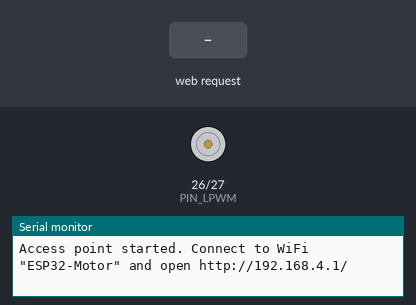
A sketch run on a simulated ESP32. On the bench: motor-driver pin pairs drawn as motors (green arrow = first pin HIGH = forward, orange = second pin HIGH = backward, longer = more drive, scaled by the enable pin), the last lines printed to the serial monitor. Inputs (shaded band) come from the test bench. WiFi joins after 1.5 s; servers stay silent unless stated.

Above: at 1.2 s.
1.3 s: HTTP request GET /forward?speed=1 received
At 1.9 s:
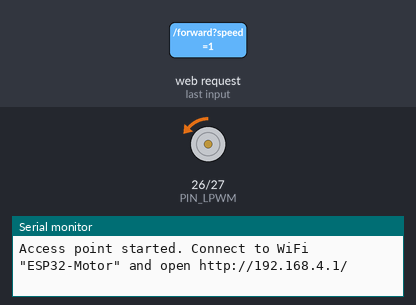
3.6 s: HTTP request GET /forward?speed=120 received
At 4.2 s:
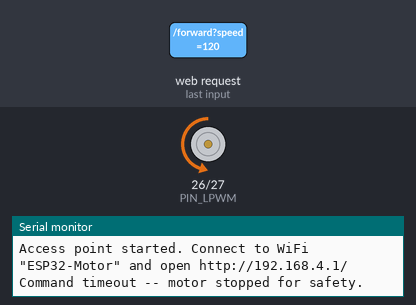
5.9 s: HTTP request GET /reverse?speed=1 received
At 6.5 s:
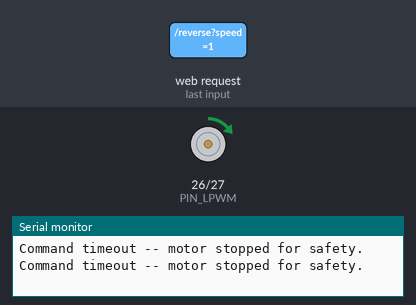
8.2 s: HTTP request GET /reverse?speed=120 received
At 8.8 s:
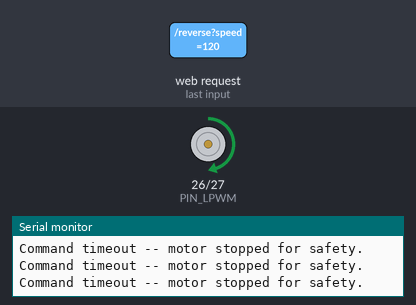
Timing chart, 0 to 11.2 s (numbered marks = the images above; inputs shaded):
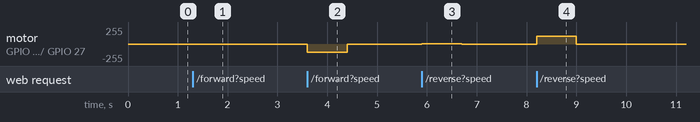

Measured:
- after the input at 1.3 s, motor on GPIO 26 (PIN_LPWM) / GPIO 27 (PIN_RPWM): stopped → backward 1/255 at once, → stopped 0.80 s later
- after the input at 3.6 s, motor on GPIO 26 (PIN_LPWM) / GPIO 27 (PIN_RPWM): stopped → backward 120/255 at once, → stopped 0.80 s later
- after the input at 5.9 s, motor on GPIO 26 (PIN_LPWM) / GPIO 27 (PIN_RPWM): stopped → forward 1/255 at once, → stopped 0.80 s later
- after the input at 8.2 s, motor on GPIO 26 (PIN_LPWM) / GPIO 27 (PIN_RPWM): stopped → forward 120/255 at once, → stopped 0.80 s later

The sketch:

esp32_motor_control.ino
```cpp
/*
 * ESP32 Wireless 12V DC Motor Control
 * ------------------------------------
 * Drives a 12V DC motor through an IBT-2 (BTS7960) H-bridge module.
 * The ESP32 creates its own WiFi hotspot and serves a mobile-friendly
 * web page with Forward / Reverse / Stop controls and a speed slider.
 * No app install is required -- just connect a phone or laptop to the
 * ESP32's WiFi network and open the page in a browser.
 *
 * Hardware: any ESP32 dev board + IBT-2 / BTS7960 motor driver module.
 *
 * Wiring (see README.md for full details and a wiring diagram):
 *   ESP32 GPIO27  -> IBT-2 RPWM
 *   ESP32 GPIO26  -> IBT-2 LPWM
 *   ESP32 GPIO25  -> IBT-2 R_EN + L_EN (tied together)
 *   ESP32 3V3     -> IBT-2 VCC
 *   ESP32 GND     -> IBT-2 GND  -> 12V supply GND (common ground!)
 *   12V supply +  -> IBT-2 B+
 *   12V supply -  -> IBT-2 B-
 *   Motor         -> IBT-2 M+ / M-
 *
 * Safety: the motor is stopped automatically if no command is received
 * from the browser for more than COMMAND_TIMEOUT_MS (e.g. the phone
 * walks out of WiFi range, the tab is closed, etc).
 */

#include <WiFi.h>
#include <WebServer.h>

// ---------------------------------------------------------------------
// Configuration
// ---------------------------------------------------------------------

// WiFi hotspot credentials (the ESP32 creates this network itself).
// WPA2 passwords must be at least 8 characters.
const char *AP_SSID = "ESP32-Motor";
const char *AP_PASSWORD = "motor1234";

// Motor driver pins (IBT-2 / BTS7960)
const int PIN_RPWM = 27;   // forward PWM
const int PIN_LPWM = 26;   // reverse PWM
const int PIN_ENABLE = 25; // tied to R_EN + L_EN on the IBT-2

// PWM properties
const int PWM_FREQ_HZ = 20000; // 20 kHz -- above audible range
const int PWM_RESOLUTION_BITS = 8; // duty cycle 0-255

// If no command arrives within this many milliseconds while the motor
// is running, the motor is stopped automatically (fail-safe).
const unsigned long COMMAND_TIMEOUT_MS = 800;

// ---------------------------------------------------------------------

WebServer server(80);

int currentSpeed = 0;      // 0-255
int currentDirection = 0;  // -1 = reverse, 0 = stopped, 1 = forward
unsigned long lastCommandMs = 0;

const char INDEX_HTML[] PROGMEM = R"HTML(
<!DOCTYPE html>
<html lang="en">
<head>
<meta charset="UTF-8">
<meta name="viewport" content="width=device-width, initial-scale=1, viewport-fit=cover">
<title>ESP32 Motor Control</title>
<style>
  :root { color-scheme: dark; }
  * { box-sizing: border-box; -webkit-tap-highlight-color: transparent; }
  body {
    margin: 0;
    min-height: 100vh;
    background: #14171c;
    color: #f2f3f5;
    font-family: -apple-system, BlinkMacSystemFont, "Segoe UI", Roboto, sans-serif;
    display: flex;
    flex-direction: column;
    align-items: center;
    padding: 24px 16px calc(24px + env(safe-area-inset-bottom, 0px));
  }
  h1 { font-size: 1.1rem; font-weight: 600; color: #9aa3af; margin: 0 0 24px; letter-spacing: .02em; }
  #status {
    font-size: .9rem;
    color: #6ee7a7;
    margin-bottom: 20px;
    min-height: 1.2em;
  }
  #status.warn { color: #f5a742; }
  .dpad {
    display: grid;
    grid-template-columns: repeat(2, minmax(120px, 1fr));
    gap: 16px;
    width: 100%;
    max-width: 360px;
    margin-bottom: 24px;
  }
  button {
    font-size: 1.1rem;
    font-weight: 600;
    padding: 28px 12px;
    border-radius: 16px;
    border: none;
    color: #fff;
    user-select: none;
    touch-action: manipulation;
  }
  #fwd { background: #2563eb; }
  #rev { background: #7c3aed; }
  #stop {
    grid-column: 1 / -1;
    background: #dc2626;
    padding: 20px 12px;
  }
  button:active { filter: brightness(0.85); transform: scale(0.98); }
  #fwd.active, #rev.active { box-shadow: 0 0 0 3px #ffffffaa inset; }
  .speed-wrap {
    width: 100%;
    max-width: 360px;
    text-align: center;
  }
  .speed-wrap label { display: block; margin-bottom: 8px; color: #9aa3af; font-size: .9rem; }
  input[type="range"] { width: 100%; }
  #speedVal { font-variant-numeric: tabular-nums; }
</style>
</head>
<body>
  <h1>ESP32 MOTOR CONTROL</h1>
  <div id="status">stopped</div>

  <div class="dpad">
    <button id="fwd">&#9650; FORWARD</button>
    <button id="rev">&#9660; REVERSE</button>
    <button id="stop">&#9632; STOP</button>
  </div>

  <div class="speed-wrap">
    <label>Speed: <span id="speedVal">60</span>%</label>
    <input type="range" id="speed" min="0" max="100" value="60">
  </div>

<script>
  const statusEl = document.getElementById('status');
  const speedInput = document.getElementById('speed');
  const speedVal = document.getElementById('speedVal');
  let heartbeat = null;
  let activeDir = null; // 'fwd' | 'rev' | null

  speedInput.addEventListener('input', () => {
    speedVal.textContent = speedInput.value;
  });

  function pct255() {
    return Math.round(speedInput.value * 255 / 100);
  }

  async function send(path) {
    try {
      await fetch(path, { cache: 'no-store' });
      statusEl.classList.remove('warn');
    } catch (e) {
      statusEl.textContent = 'connection lost';
      statusEl.classList.add('warn');
    }
  }

  const fwdBtn = document.getElementById('fwd');
  const revBtn = document.getElementById('rev');
  const stopBtn = document.getElementById('stop');

  function setActiveButton(btn) {
    fwdBtn.classList.remove('active');
    revBtn.classList.remove('active');
    if (btn) btn.classList.add('active');
  }

  // Click FORWARD or REVERSE to start moving in that direction -- it keeps
  // running (no need to hold the button down) until STOP is pressed or you
  // switch to the other direction.
  function startDirection(dir, btn) {
    activeDir = dir;
    setActiveButton(btn);
    const path = dir === 'fwd' ? '/forward' : '/reverse';
    statusEl.textContent = (dir === 'fwd' ? 'forward' : 'reverse') + ' @ ' + speedInput.value + '%';
    send(path + '?speed=' + pct255());
    clearInterval(heartbeat);
    // Keep re-sending the command on a timer in the background. This both
    // updates speed live as the slider moves and acts as a heartbeat so the
    // ESP32 auto-stops the motor if the page loses its connection.
    heartbeat = setInterval(() => {
      if (activeDir === dir) send(path + '?speed=' + pct255());
    }, 250);
  }

  function stopDirection() {
    setActiveButton(null);
    activeDir = null;
    clearInterval(heartbeat);
    statusEl.textContent = 'stopped';
    send('/stop');
  }

  fwdBtn.addEventListener('click', () => startDirection('fwd', fwdBtn));
  revBtn.addEventListener('click', () => startDirection('rev', revBtn));
  stopBtn.addEventListener('click', stopDirection);

  // Safety: since the motor now keeps running after a single tap, stop it
  // if the page is hidden/backgrounded or closed so it can't run away
  // unattended (the 250ms heartbeat above also stops it if WiFi drops).
  document.addEventListener('visibilitychange', () => {
    if (document.hidden) stopDirection();
  });
  window.addEventListener('pagehide', () => stopDirection());
</script>
</body>
</html>
)HTML";

// ---------------------------------------------------------------------
// Motor driver helpers
// ---------------------------------------------------------------------

void driverInit() {
  pinMode(PIN_ENABLE, OUTPUT);
  digitalWrite(PIN_ENABLE, HIGH); // enable the IBT-2 bridge

  ledcAttach(PIN_RPWM, PWM_FREQ_HZ, PWM_RESOLUTION_BITS);
  ledcAttach(PIN_LPWM, PWM_FREQ_HZ, PWM_RESOLUTION_BITS);
  ledcWrite(PIN_RPWM, 0);
  ledcWrite(PIN_LPWM, 0);
}

void motorStop() {
  ledcWrite(PIN_RPWM, 0);
  ledcWrite(PIN_LPWM, 0);
  currentDirection = 0;
  currentSpeed = 0;
}

void motorForward(int speed) {
  speed = constrain(speed, 0, 255);
  ledcWrite(PIN_LPWM, 0);
  ledcWrite(PIN_RPWM, speed);
  currentDirection = 1;
  currentSpeed = speed;
}

void motorReverse(int speed) {
  speed = constrain(speed, 0, 255);
  ledcWrite(PIN_RPWM, 0);
  ledcWrite(PIN_LPWM, speed);
  currentDirection = -1;
  currentSpeed = speed;
}

// ---------------------------------------------------------------------
// Web server handlers
// ---------------------------------------------------------------------

void handleRoot() {
  server.send_P(200, "text/html", INDEX_HTML);
}

void handleForward() {
  int speed = currentSpeed;
  if (server.hasArg("speed")) speed = server.arg("speed").toInt();
  motorForward(speed);
  lastCommandMs = millis();
  server.send(200, "text/plain", "OK");
}

void handleReverse() {
  int speed = currentSpeed;
  if (server.hasArg("speed")) speed = server.arg("speed").toInt();
  motorReverse(speed);
  lastCommandMs = millis();
  server.send(200, "text/plain", "OK");
}

void handleStop() {
  motorStop();
  lastCommandMs = millis();
  server.send(200, "text/plain", "OK");
}

void handleNotFound() {
  server.send(404, "text/plain", "Not found");
}

// ---------------------------------------------------------------------

void setup() {
  Serial.begin(115200);
  driverInit();

  WiFi.mode(WIFI_AP);
  WiFi.softAP(AP_SSID, AP_PASSWORD);
  Serial.print("Access point started. Connect to WiFi \"");
  Serial.print(AP_SSID);
  Serial.println("\" and open http://192.168.4.1/");

  server.on("/", handleRoot);
  server.on("/forward", handleForward);
  server.on("/reverse", handleReverse);
  server.on("/stop", handleStop);
  server.onNotFound(handleNotFound);
  server.begin();

  lastCommandMs = millis();
}

void loop() {
  server.handleClient();

  // Fail-safe: stop the motor if the browser stops sending commands
  // (out of range, page closed, WiFi hiccup, etc).
  if (currentDirection != 0 && (millis() - lastCommandMs > COMMAND_TIMEOUT_MS)) {
    motorStop();
    Serial.println("Command timeout -- motor stopped for safety.");
  }
}
```
